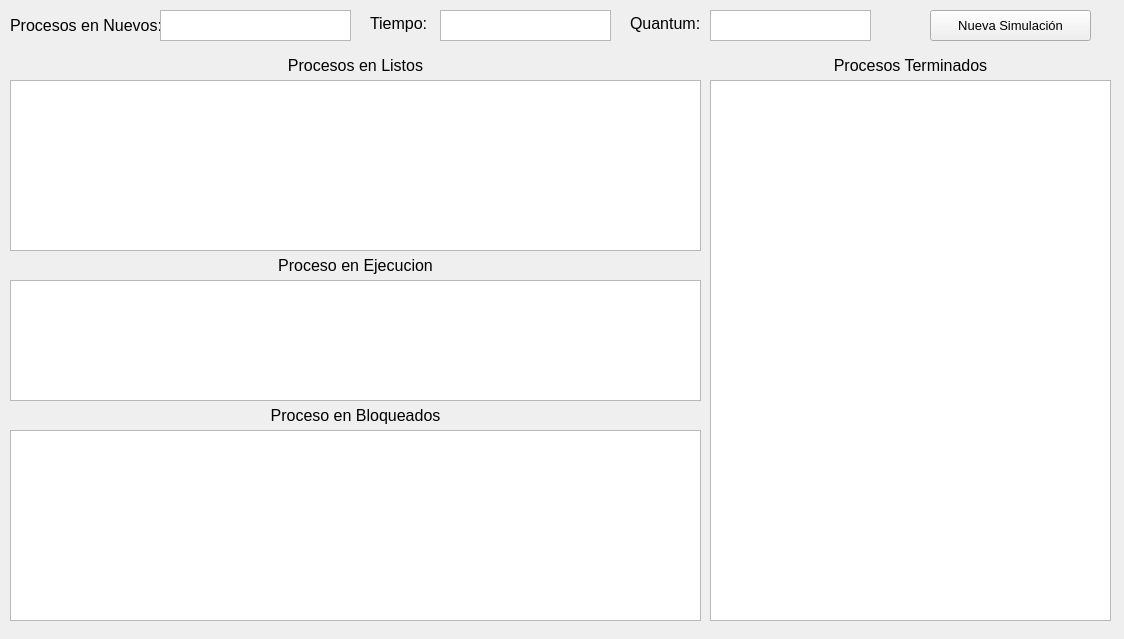
<?xml version="1.0" encoding="UTF-8"?>
<ui version="4.0">
 <class>Form</class>
 <widget class="QWidget" name="Form">
  <property name="geometry">
   <rect>
    <x>0</x>
    <y>0</y>
    <width>1124</width>
    <height>639</height>
   </rect>
  </property>
  <property name="windowTitle">
   <string>Simulación</string>
  </property>
  <widget class="QPushButton" name="Nuevo_Boton">
   <property name="geometry">
    <rect>
     <x>930</x>
     <y>10</y>
     <width>161</width>
     <height>31</height>
    </rect>
   </property>
   <property name="font">
    <font>
     <pointsize>10</pointsize>
    </font>
   </property>
   <property name="text">
    <string>Nueva Simulación</string>
   </property>
  </widget>
  <widget class="QLabel" name="label">
   <property name="geometry">
    <rect>
     <x>370</x>
     <y>13</y>
     <width>71</width>
     <height>21</height>
    </rect>
   </property>
   <property name="font">
    <font>
     <pointsize>12</pointsize>
    </font>
   </property>
   <property name="text">
    <string>Tiempo: </string>
   </property>
  </widget>
  <widget class="QTextBrowser" name="Tiempo_TB">
   <property name="geometry">
    <rect>
     <x>440</x>
     <y>10</y>
     <width>171</width>
     <height>31</height>
    </rect>
   </property>
  </widget>
  <widget class="QTableWidget" name="Listos_TW">
   <property name="geometry">
    <rect>
     <x>10</x>
     <y>80</y>
     <width>691</width>
     <height>171</height>
    </rect>
   </property>
   <property name="editTriggers">
    <set>QAbstractItemView::NoEditTriggers</set>
   </property>
   <property name="rowCount">
    <number>0</number>
   </property>
   <property name="columnCount">
    <number>0</number>
   </property>
   <attribute name="horizontalHeaderCascadingSectionResizes">
    <bool>true</bool>
   </attribute>
   <attribute name="horizontalHeaderDefaultSectionSize">
    <number>175</number>
   </attribute>
   <attribute name="verticalHeaderVisible">
    <bool>false</bool>
   </attribute>
  </widget>
  <widget class="QTableWidget" name="Terminados_TW">
   <property name="geometry">
    <rect>
     <x>710</x>
     <y>80</y>
     <width>401</width>
     <height>541</height>
    </rect>
   </property>
   <property name="editTriggers">
    <set>QAbstractItemView::NoEditTriggers</set>
   </property>
   <attribute name="horizontalHeaderCascadingSectionResizes">
    <bool>true</bool>
   </attribute>
   <attribute name="verticalHeaderVisible">
    <bool>false</bool>
   </attribute>
  </widget>
  <widget class="QTableWidget" name="Bloqueados_TW">
   <property name="geometry">
    <rect>
     <x>10</x>
     <y>430</y>
     <width>691</width>
     <height>191</height>
    </rect>
   </property>
   <property name="editTriggers">
    <set>QAbstractItemView::NoEditTriggers</set>
   </property>
   <attribute name="horizontalHeaderCascadingSectionResizes">
    <bool>true</bool>
   </attribute>
   <attribute name="horizontalHeaderDefaultSectionSize">
    <number>160</number>
   </attribute>
   <attribute name="verticalHeaderVisible">
    <bool>false</bool>
   </attribute>
  </widget>
  <widget class="QLabel" name="label_2">
   <property name="geometry">
    <rect>
     <x>10</x>
     <y>10</y>
     <width>151</width>
     <height>31</height>
    </rect>
   </property>
   <property name="font">
    <font>
     <pointsize>12</pointsize>
    </font>
   </property>
   <property name="text">
    <string>Procesos en Nuevos:</string>
   </property>
  </widget>
  <widget class="QTextBrowser" name="Nuevos_TB">
   <property name="geometry">
    <rect>
     <x>160</x>
     <y>10</y>
     <width>191</width>
     <height>31</height>
    </rect>
   </property>
  </widget>
  <widget class="QLabel" name="label_3">
   <property name="geometry">
    <rect>
     <x>710</x>
     <y>50</y>
     <width>401</width>
     <height>31</height>
    </rect>
   </property>
   <property name="font">
    <font>
     <pointsize>12</pointsize>
    </font>
   </property>
   <property name="text">
    <string>Procesos Terminados</string>
   </property>
   <property name="alignment">
    <set>Qt::AlignCenter</set>
   </property>
  </widget>
  <widget class="QLabel" name="label_4">
   <property name="geometry">
    <rect>
     <x>10</x>
     <y>50</y>
     <width>691</width>
     <height>31</height>
    </rect>
   </property>
   <property name="font">
    <font>
     <pointsize>12</pointsize>
    </font>
   </property>
   <property name="text">
    <string>Procesos en Listos</string>
   </property>
   <property name="alignment">
    <set>Qt::AlignCenter</set>
   </property>
  </widget>
  <widget class="QLabel" name="label_5">
   <property name="geometry">
    <rect>
     <x>10</x>
     <y>250</y>
     <width>691</width>
     <height>31</height>
    </rect>
   </property>
   <property name="font">
    <font>
     <pointsize>12</pointsize>
    </font>
   </property>
   <property name="text">
    <string>Proceso en Ejecucion</string>
   </property>
   <property name="alignment">
    <set>Qt::AlignCenter</set>
   </property>
  </widget>
  <widget class="QTableWidget" name="Ejecucion_TW">
   <property name="geometry">
    <rect>
     <x>10</x>
     <y>280</y>
     <width>691</width>
     <height>121</height>
    </rect>
   </property>
   <property name="editTriggers">
    <set>QAbstractItemView::NoEditTriggers</set>
   </property>
   <property name="columnCount">
    <number>0</number>
   </property>
   <attribute name="horizontalHeaderCascadingSectionResizes">
    <bool>true</bool>
   </attribute>
   <attribute name="horizontalHeaderDefaultSectionSize">
    <number>120</number>
   </attribute>
   <attribute name="verticalHeaderVisible">
    <bool>false</bool>
   </attribute>
  </widget>
  <widget class="QLabel" name="label_6">
   <property name="geometry">
    <rect>
     <x>10</x>
     <y>400</y>
     <width>691</width>
     <height>31</height>
    </rect>
   </property>
   <property name="font">
    <font>
     <pointsize>12</pointsize>
    </font>
   </property>
   <property name="text">
    <string>Proceso en Bloqueados</string>
   </property>
   <property name="alignment">
    <set>Qt::AlignCenter</set>
   </property>
  </widget>
  <widget class="QTextBrowser" name="Quantum_TB">
   <property name="geometry">
    <rect>
     <x>710</x>
     <y>10</y>
     <width>161</width>
     <height>31</height>
    </rect>
   </property>
  </widget>
  <widget class="QLabel" name="label_7">
   <property name="geometry">
    <rect>
     <x>630</x>
     <y>13</y>
     <width>71</width>
     <height>21</height>
    </rect>
   </property>
   <property name="font">
    <font>
     <pointsize>12</pointsize>
    </font>
   </property>
   <property name="text">
    <string>Quantum:</string>
   </property>
  </widget>
 </widget>
 <resources/>
 <connections/>
</ui>
